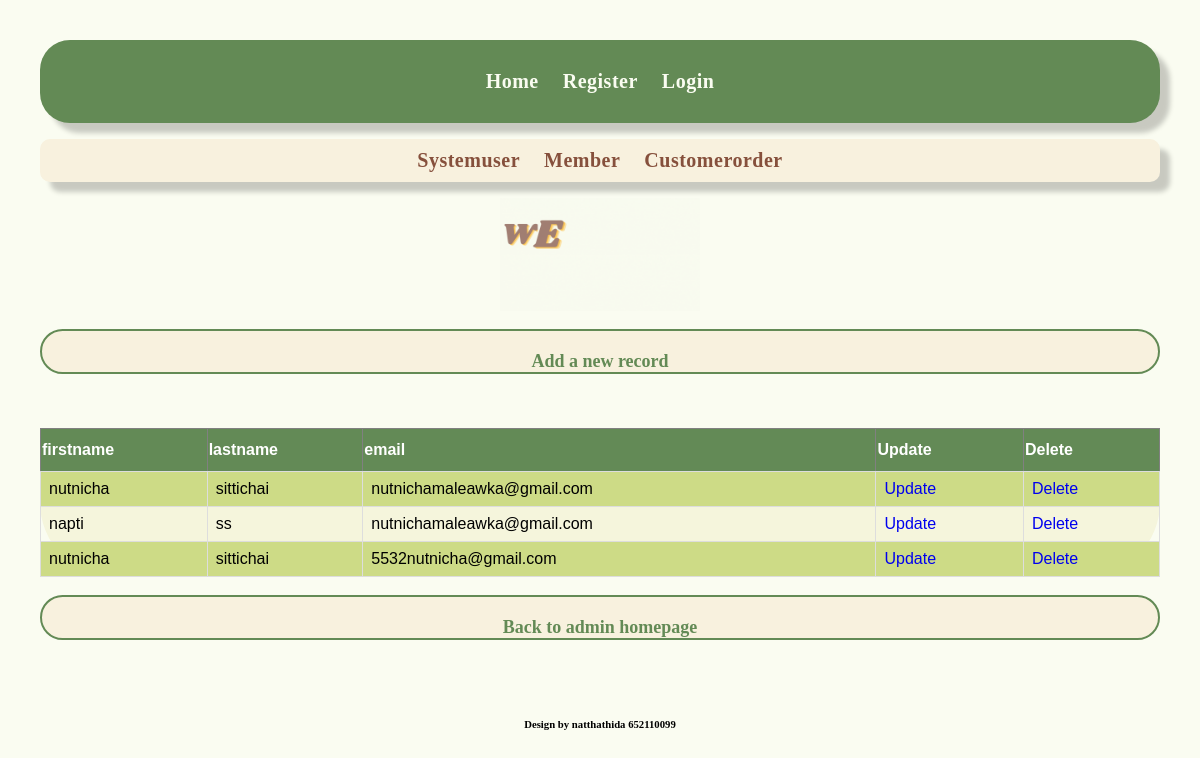
The app's page /show_update.php with its own data.
### tables this page shows
CREATE TABLE `member` (
  `id` int(10) NOT NULL,
  `firstname` varchar(255) NOT NULL,
  `lastname` varchar(255) NOT NULL,
  `email` varchar(255) NOT NULL
);

### show_update.php (the view, shortened to what this page needs)
<html>
<head>
</head>
<body class="bodyshow">
<?php require_once"header.php"; ?>
<?php require_once"admin.php"; ?>
<?php
require_once "config.php";
?>
<div class="showdata">
<?php
$userquery= "SELECT * from member";
$result= mysqli_query($connect,$userquery);
?>
<div class="record">
<?php
echo "<a href=\"employeemain.php\"><p>Add a new record</p></a><br><br>";
?>
</div>
<div class="table">
<?php
if(mysqli_num_rows($result)==0)
{
   echo "No record were found with query $userquery";
}
else
{
    echo "<table border =\"1\">";
    echo "<tr>
    <th>firstname</th>
    <th>lastname</th>
    <th>email</th>
    <th>Update</th>
    <th>Delete</th>
    </tr>";
    while ($row = mysqli_fetch_assoc($result))
    {
    echo "<tr><td>".$row['firstname']."</td><td>"
        .$row['lastname']."</td><td>"
        .$row['email']."</td>";
    echo "<td><a href=\"update_data.php?id=".$row['id']."\">";
    echo "Update</a></td>";
    echo "<td><a href=\"deletemember.php?id=".$row['id']."\">";
    echo "Delete</a></td></tr>";
    }
    echo "</table>";
}
?>
</div>
<div class="backadmin1">
<?php
echo "<a href=\"admin.php\"><p>Back to admin homepage</p></a><br><br>";
?>
</div>
</body>
</html>
<?php require_once"footer.php"; ?>

### main1.css (style rules this page uses)
* { box-sizing : border-box; }
body { margin: 0; font-family: Georgia; background-color: #ffffff; padding:40px; }
.bodyshow { background-color: #fafcf1; }

### show_update.php (style rules this page uses)
table { border-radius:100px; background-color: beige; font-family: Arial, Helvetica, sans-serif; border-collapse: collapse; width: 100%; }
table td, customers th { border: 1px solid #ddd; padding: 8px; }
table tr:nth-child(even) { background-color: #CDDB86; }
table th { padding-top: 12px; padding-bottom: 12px; text-align: left; background-color: #638A56; color: white; }
a { text-decoration: none; }
a p { text-decoration: none; text-align: center; font-weight: bold; font-size: 18px; color: #638A55; padding:20px 0 0 0; }
.record a p { color:#638A55; border:2px solid #638A55; border-radius: 200px; background-color: #f8f1de; }
.backadmin1 a p { color:#638A55; border:2px solid #638A55; border-radius: 200px; background-color: #f8f1de; }

### records on screen
member: firstname "nutnicha", lastname "sittichai", email "nutnichamaleawka@gmail.com"
member: firstname "napti", lastname "ss", email "nutnichamaleawka@gmail.com"
member: firstname "nutnicha", lastname "sittichai", email "5532nutnicha@gmail.com"
